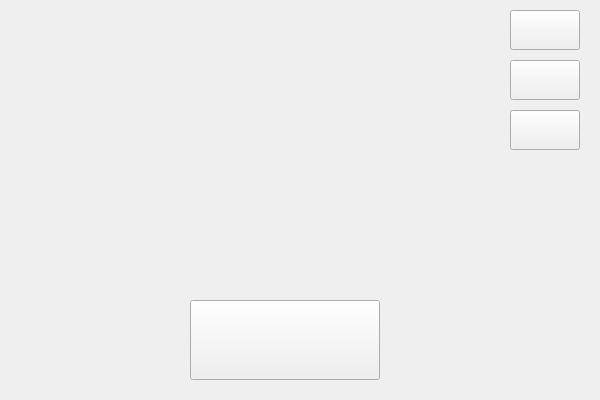
<?xml version="1.0" encoding="UTF-8"?>
<ui version="4.0">
 <class>MainWindow</class>
 <widget class="QMainWindow" name="MainWindow">
  <property name="geometry">
   <rect>
    <x>0</x>
    <y>0</y>
    <width>600</width>
    <height>400</height>
   </rect>
  </property>
  <property name="windowTitle">
   <string>ARKANOID</string>
  </property>
  <widget class="QWidget" name="centralwidget">
   <widget class="QPushButton" name="Start_bottom">
    <property name="geometry">
     <rect>
      <x>190</x>
      <y>300</y>
      <width>190</width>
      <height>80</height>
     </rect>
    </property>
    <property name="text">
     <string/>
    </property>
   </widget>
   <widget class="QPushButton" name="Settinds_bottom">
    <property name="geometry">
     <rect>
      <x>510</x>
      <y>10</y>
      <width>70</width>
      <height>40</height>
     </rect>
    </property>
    <property name="text">
     <string/>
    </property>
   </widget>
   <widget class="QPushButton" name="Leader_board_bottom">
    <property name="geometry">
     <rect>
      <x>510</x>
      <y>110</y>
      <width>70</width>
      <height>40</height>
     </rect>
    </property>
    <property name="text">
     <string/>
    </property>
   </widget>
   <widget class="QPushButton" name="info_bottom">
    <property name="geometry">
     <rect>
      <x>510</x>
      <y>60</y>
      <width>70</width>
      <height>40</height>
     </rect>
    </property>
    <property name="autoFillBackground">
     <bool>false</bool>
    </property>
    <property name="text">
     <string/>
    </property>
   </widget>
   <widget class="QLabel" name="back_color">
    <property name="geometry">
     <rect>
      <x>150</x>
      <y>40</y>
      <width>271</width>
      <height>241</height>
     </rect>
    </property>
    <property name="autoFillBackground">
     <bool>false</bool>
    </property>
    <property name="text">
     <string/>
    </property>
   </widget>
  </widget>
 </widget>
 <resources/>
 <connections/>
</ui>
